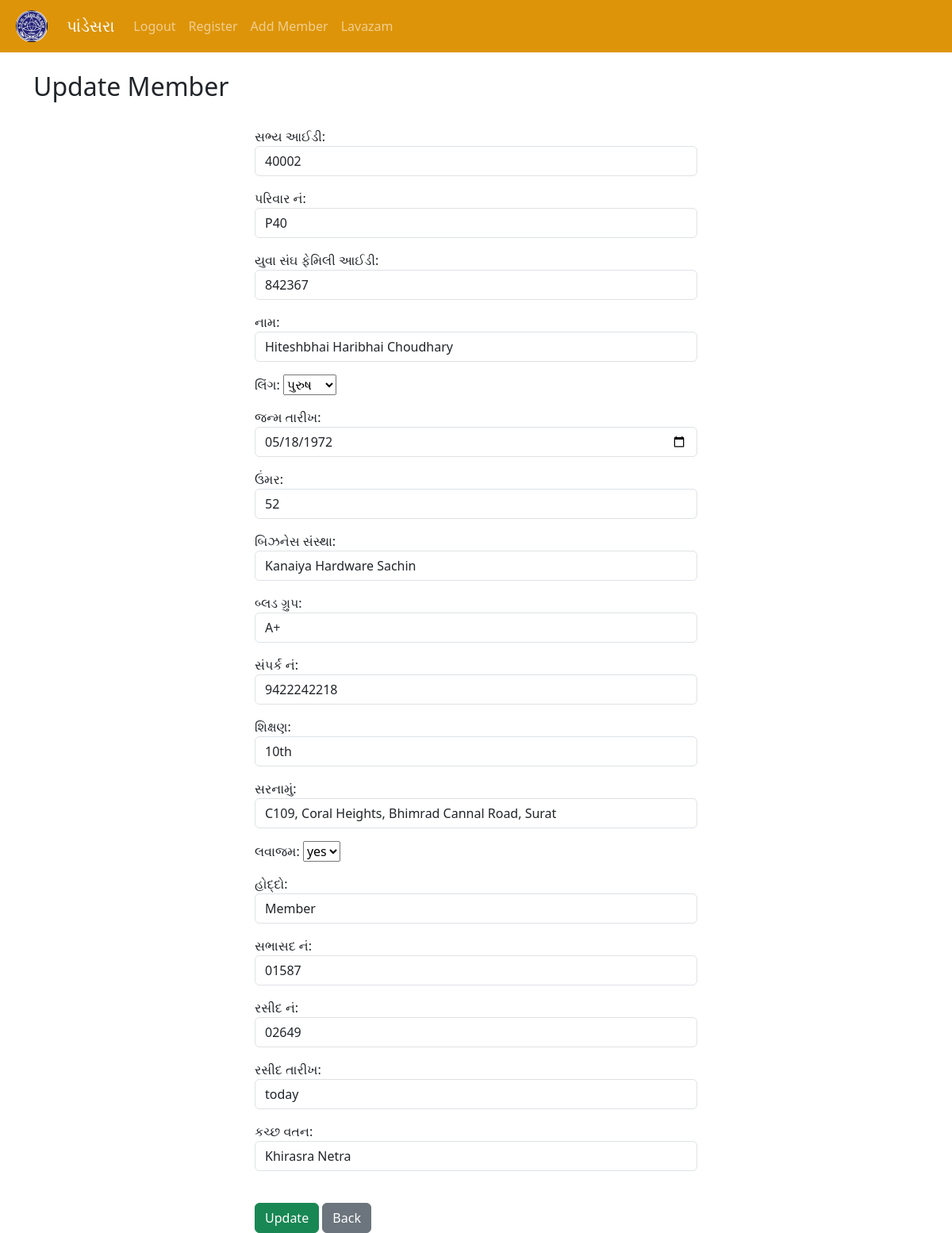
The page /update_record/40002 (signed in) on the database its author committed.
### PandesaraMMApp/models.py (models this page shows, shortened)
class Record(models.Model):
    created_at = models.DateTimeField(auto_now_add=True)
    id_no = models.CharField(max_length = 10,primary_key =True)
    parivar_no = models.CharField(max_length=10)
    family_id = models.CharField(max_length = 10,null=True)
    name = models.CharField(max_length=100)
    gender = models.CharField(max_length=15)
    dob = models.DateField()
    age = models.IntegerField()
    firm = models.CharField(max_length=500)
    blood_group = models.CharField(max_length=5)
    contact_no = models.CharField(max_length = 10)
    education = models.CharField(max_length = 100)
    address = models.CharField(max_length = 500)
    fees = models.CharField(max_length = 5)
    designation = models.CharField(max_length=100)
    sabhasad_no = models.CharField(max_length=10,null=True)
    reciept_no = models.CharField(max_length=10,null=True)
    reciept_date = models.CharField(max_length=20,null=True)
    kutch_watan = models.CharField(max_length=100)

### PandesaraMMApp/views.py (the view)
# urls.py: path('update_record/<int:pk>',views.update_record, name='update_record'),
def update_record(request, pk):
    if request.user.is_authenticated:
        current_record = Record.objects.get(id_no = pk)
        form = UpdateForm(request.POST or None, instance=current_record)
        if form.is_valid():
            form.save()
            messages.success(request, "Record Has Been Upadated!")
            return redirect('home')
        return render(request,'update_record.html', {'form':form})
    else:
        messages.success(request, 'You must be logged in!!!')
        return redirect('home')

### PandesaraMMApp/templates/update_record.html (shortened to what this page needs)
{% extends "base.html" %}
{% block content %}
<h2>Update Member</h2>
<div class="col-md-6 offset-md-3">
<br/>
<form method="POST">
    {{form.as_p}}
<br/>
    <button type="submit" class="btn btn-success">Update</button>
    <a href="{% url 'home' %}" class="btn btn-secondary">Back</a>
</form>
</div>
{% endblock %}

### rows shown on the page
Record: id_no "40002", parivar_no "P40", family_id "842367", name "Hiteshbhai Haribhai Choudhary", gender "પુરુષ", dob "05/18/1972", age "52", firm "Kanaiya Hardware Sachin", blood_group "A+", contact_no "9422242218", education "10th", address "C109, Coral Heights, Bhimrad Cannal Road, Surat", fees "yes", designation "Member", sabhasad_no "01587", reciept_no "02649", reciept_date "today", kutch_watan "Khirasra Netra"
